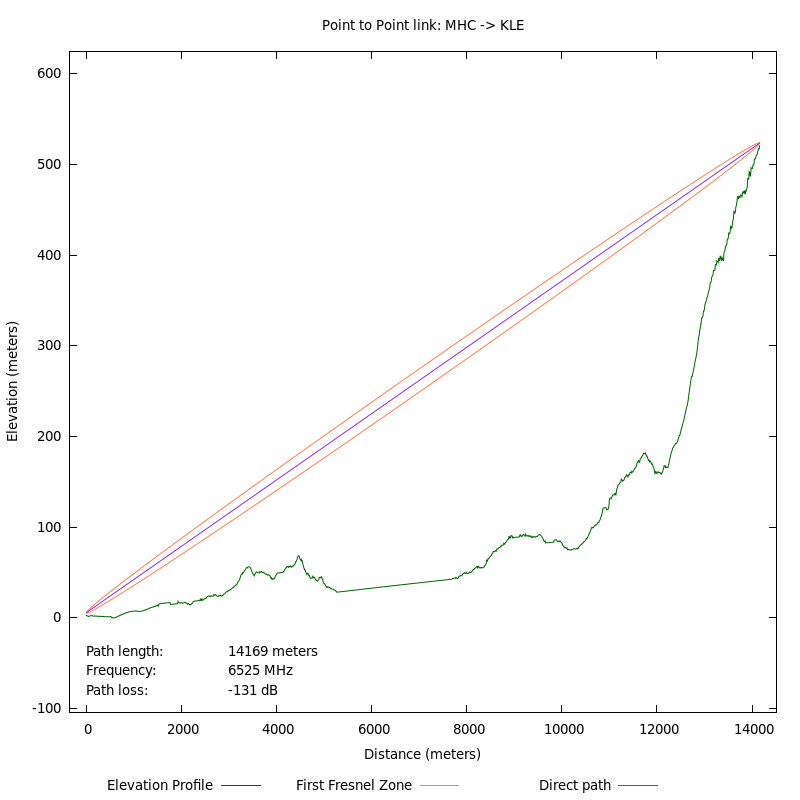

The script that saved this image:

set xlabel "Distance (meters)"
set ylabel "Elevation (meters)"
set xrange[-354.0:14514.0]
set yrange[-104.1394638:624.8367828]
set key off

set terminal pngcairo size 320,320 enhanced font 'Verdana,6'
set output "html/WCB/MHC_KLE_thumb.png"

plot 	"html/WCB/MHC_KLE_terrain.dat" using 1:2 with lines title "Elevation Profile" lt rgb "#006400", 	"html/WCB/MHC_KLE_fresnel.dat" using 1:2 with lines title "First Fresnel Zone" lc rgb "#FF7F50" lt 2, 	"html/WCB/MHC_KLE_fresnel.dat" using 3:4 with lines notitle lc rgb "#FF7F50" lt 2, 	"html/WCB/MHC_KLE_ptp.dat" using 1:2 with lines title "Direct path" lt rgb "#8A2BE2"

set title "Point to Point link: MHC -> KLE"
set key bmargin left horizontal
set label "Path length:" offset graph 0.0,-0.05
set label "14169 meters" offset graph 0.2,-0.05
set label "Frequency:" offset graph 0.0,-0.08
set label "6525 MHz" offset graph 0.2,-0.08
set label "Path loss:" offset graph 0.0,-0.11
set label "-131 dB" offset graph 0.2,-0.11

set terminal pngcairo size 800,800 enhanced font 'Verdana,10'
set output "html/WCB/MHC_KLE.png"
replot

set notitle
set terminal epslatex color size 5.75,6
set output "html/WCB/MHC_KLE.tex"
replot
